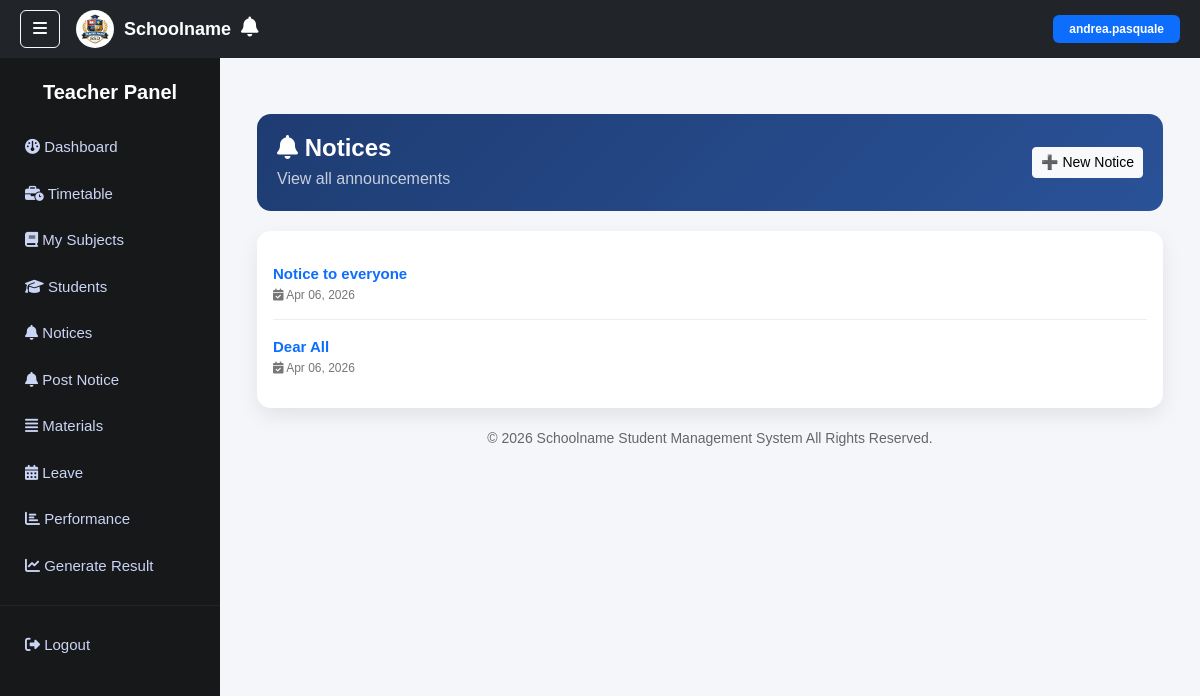
/teacher/notices/ (signed in), run on the app's committed database.
### core/models.py (models this page shows, shortened)
class Notice(models.Model):
    title = models.CharField(max_length=200)
    message = models.TextField()
    target_role = models.CharField(
        max_length=20,
        choices=[
            ('ALL', 'All'),
            ('STUDENT', 'Student'),
            ('TEACHER', 'Teacher'),
        ],
        default='ALL'
    )
    created_at = models.DateTimeField(auto_now_add=True)
    created_by = models.ForeignKey(User, on_delete=models.SET_NULL, null=True, blank=True)

### core/views.py (the view)
# urls.py: path('teacher/notices/', views.teacher_notices, name='teacher_notices'),
@login_required
@user_passes_test(is_teacher)
def teacher_notices(request):
    notices = Notice.objects.filter(
        Q(target_role='ALL') | Q(target_role='TEACHER')
    ).order_by('-created_at')
    return render(request, 'teacher/notices.html', {
        'notices': notices
    })

### core/views.py (called while the page is built)
def is_teacher(user):
    return user.is_authenticated and Teacher.objects.filter(user=user).exists()

### templates/teacher/notices.html (shortened to what this page needs)
{% extends 'base.html' %}
{% load static %}
{% block sidebar %}
{% include "includes/teacher_sidebar.html" %}
{% endblock %}
{% block content %}
<div class="container mt-4">
<div class="notice-header d-flex justify-content-between align-items-center flex-wrap">
<div>
<h4 class="fw-bold mb-1"><i class="fa-solid fa-bell"></i> Notices</h4>
<p class="mb-0 opacity-75">View all announcements</p>
</div>
<a href="{% url 'teacher_create_notice' %}" class="btn btn-light btn-sm">
➕ New Notice
</a>
</div>
<div class="card notice-card">
<div class="card-body">
{% for notice in notices %}
<div class="notice-item">
<a href="{% url 'notice_detail' notice.id %}" class="notice-title">
{{ notice.title }}
</a>
<div class="notice-date">
<i class="fa-solid fa-calendar-check"></i> {{ notice.created_at|date:"M d, Y" }}
</div>
</div>
{% empty %}
<div class="text-center py-4 text-muted">
<i class="fa-solid fa-bell-slash fa-2x mb-2"></i>
<p>No notices available</p>
</div>
{% endfor %}
</div>
</div>
</div>
{% endblock %}

### templates/base.html (shortened to what this page needs)
{% load static %}
<!DOCTYPE html>
<html lang="en">
<head>
<link href="https://cdn.jsdelivr.net/npm/bootstrap@5.3.2/dist/css/bootstrap.min.css" rel="stylesheet">
<link rel="stylesheet" href="https://cdnjs.cloudflare.com/ajax/libs/font-awesome/6.5.0/css/all.min.css">
</head>
<body>
<nav class="navbar navbar-dark bg-dark d-flex justify-content-between">
<div class="d-flex align-items-center">
<button class="btn btn-outline-light me-3" onclick="toggleSidebar()"><i class="fa-solid fa-bars"></i></button>
<div class="school-header">
<img src="{% static 'images/school_logo.png' %}" class="school-logo">
<span class="school-name">Schoolname</span>
<div class="position-relative me-3">
<i class="fa-solid fa-bell text-white fs-5"></i>
</div>
</div>
</div>
{% if request.user.is_authenticated %}
<span class="badge bg-primary px-3 py-2">
    {{ request.user.username }}
</span>
{% endif %}
</nav>
<div class="sidebar" id="sidebar">
{% block sidebar %}
{% endblock %}
</div>
<div class="main-content">
{% block content %}
{% endblock %}
<div class="footer">
© <script>document.write(new Date().getFullYear())</script>
Schoolname Student Management System All Rights Reserved.
</div>
</div>
</body>
</html>

### templates/base.html (style rules this page uses)
body { background:#f4f6fa; overflow-x:hidden; font-family:Arial, Helvetica, sans-serif; }
.navbar { position:fixed; top:0; left:0; width:100%; z-index:1001; padding:10px 20px; }
.school-header { display:flex; align-items:center; gap:10px; }
.school-logo { width:38px; height:38px; border-radius:50%; object-fit:cover; }
.school-name { color:white; font-weight:600; font-size:18px; }
.sidebar { position:fixed; top:0; left:0; height:100vh; width:220px; background-color: rgba(16,17,19,0.97); padding-top:80px; transition:0.3s; z-index:1000; overflow-y:auto; }
.main-content { margin-left:220px; padding:90px 25px 40px 25px; min-height:100vh; }
.footer { text-align:center; padding:20px; color:#666; font-size:14px; }

### templates/teacher/notices.html (style rules this page uses)
.notice-header { background:linear-gradient(135deg,#1e3c72,#2a5298); color:white; padding:20px; border-radius:14px; margin-bottom:20px; }
.notice-card { border:none; border-radius:14px; box-shadow:0 8px 20px rgba(0,0,0,0.08); }
.notice-item { padding:15px 0; border-bottom:1px solid #eee; transition:0.3s; }
.notice-item:last-child { border-bottom:none; }
.notice-title { font-weight:600; color:#0d6efd; text-decoration:none; font-size:15px; }
.notice-date { font-size:12px; color:#777; }

### data on the page
Notice: title "Notice to everyone", created_at "Apr 06, 2026"
Notice: title "Dear All", created_at "Apr 06, 2026"

### other printed values
{{ request.user.username }} "andrea.pasquale"
